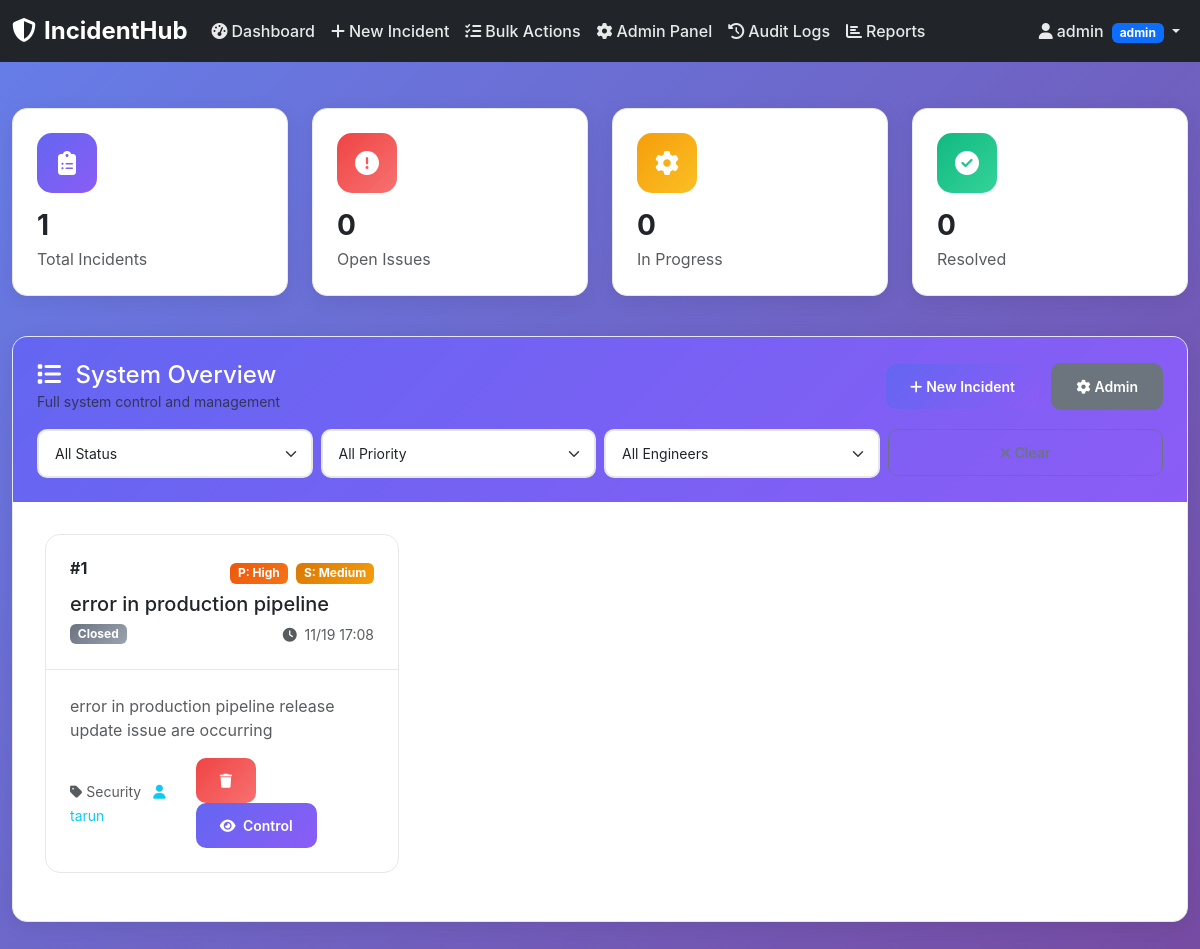
The page /dashboard (signed in) on the database its author committed.
### app.py (models this page shows, shortened)
class Incident(db.Model):
    id = db.Column(db.Integer, primary_key=True)
    title = db.Column(db.String(200), nullable=False)
    description = db.Column(db.Text, nullable=False)
    priority = db.Column(db.String(20), nullable=False)  # low, medium, high, critical
    severity = db.Column(db.String(20), nullable=False)  # low, medium, high, critical
    status = db.Column(db.String(20), nullable=False, default='open')  # open, in_progress, resolved, closed
    category = db.Column(db.String(50), nullable=False)
    created_by = db.Column(db.Integer, db.ForeignKey('user.id'), nullable=False)
    assigned_to = db.Column(db.Integer, db.ForeignKey('user.id'))
    created_at = db.Column(db.DateTime, default=datetime.utcnow)
    updated_at = db.Column(db.DateTime, default=datetime.utcnow, onupdate=datetime.utcnow)
    resolved_at = db.Column(db.DateTime)
    is_deleted = db.Column(db.Boolean, default=False)
    creator = db.relationship('User', foreign_keys=[created_by], backref='created_incidents')
    assignee = db.relationship('User', foreign_keys=[assigned_to], backref='assigned_incidents')

class User(db.Model):
    id = db.Column(db.Integer, primary_key=True)
    username = db.Column(db.String(80), unique=True, nullable=False)
    email = db.Column(db.String(120), unique=True, nullable=False)
    role = db.Column(db.String(20), nullable=False, default='reporter')  # admin, manager, engineer, reporter
    specialization = db.Column(db.String(50))  # devops, network, security, database, frontend, backend
    password_hash = db.Column(db.String(255), nullable=False)
    created_at = db.Column(db.DateTime, default=datetime.utcnow)
    is_active = db.Column(db.Boolean, default=True)
    permissions = db.Column(db.Text)  # JSON string of permissions

### app.py (the view)
@app.route('/dashboard', methods=['GET'])
@login_required
def dashboard():
    user = User.query.get(session['user_id'])
    if user.role == 'reporter':
        incidents = Incident.query.filter_by(created_by=user.id, is_deleted=False).order_by(Incident.created_at.desc()).all()
    elif user.role == 'engineer':
        incidents = Incident.query.filter(
            (Incident.assigned_to == user.id) | (Incident.created_by == user.id),
            Incident.is_deleted == False
        ).order_by(Incident.created_at.desc()).all()
    else:  # admin, manager
        incidents = Incident.query.filter_by(is_deleted=False).order_by(Incident.created_at.desc()).all()
    status_filter = request.args.get('status')
    priority_filter = request.args.get('priority')
    assignee_filter = request.args.get('assignee')
    if status_filter:
        incidents = [i for i in incidents if i.status == status_filter]
    if priority_filter:
        incidents = [i for i in incidents if i.priority == priority_filter]
    if assignee_filter:
        incidents = [i for i in incidents if str(i.assigned_to) == assignee_filter]
    stats = {
        'total': len(incidents),
        'open': len([i for i in incidents if i.status == 'open']),
        'in_progress': len([i for i in incidents if i.status == 'in_progress']),
        'resolved': len([i for i in incidents if i.status == 'resolved'])
    }
    users = User.query.filter_by(is_active=True).all()
    return render_template('dashboard.html', incidents=incidents, stats=stats, users=users)

### app.py (called while the page is built)
def login_required(f):
    @wraps(f)
    def decorated_function(*args, **kwargs):
        if 'user_id' not in session:
            logger.warning(f"Unauthorized access attempt to {request.endpoint}")
            return redirect(url_for('login'))
        return f(*args, **kwargs)
    return decorated_function

### templates/dashboard.html (shortened to what this page needs)
{% extends "base.html" %}
{% block content %}
<div class="container-fluid">
    <div class="row mb-4">
        <div class="col-lg-3 col-md-6 mb-3">
            <div class="stats-card fade-in-up">
                <div class="stats-icon total">
                    <i class="fas fa-clipboard-list"></i>
                </div>
                <h3 class="fw-bold mb-1">{{ stats.total }}</h3>
                <p class="text-muted mb-0">Total Incidents</p>
            </div>
        </div>
        <div class="col-lg-3 col-md-6 mb-3">
            <div class="stats-card fade-in-up" style="animation-delay: 0.1s">
                <div class="stats-icon open">
                    <i class="fas fa-exclamation-circle"></i>
                </div>
                <h3 class="fw-bold mb-1">{{ stats.open }}</h3>
                <p class="text-muted mb-0">Open Issues</p>
            </div>
        </div>
        <div class="col-lg-3 col-md-6 mb-3">
            <div class="stats-card fade-in-up" style="animation-delay: 0.2s">
                <div class="stats-icon progress">
                    <i class="fas fa-cog fa-spin"></i>
                </div>
                <h3 class="fw-bold mb-1">{{ stats.in_progress }}</h3>
                <p class="text-muted mb-0">In Progress</p>
            </div>
        </div>
        <div class="col-lg-3 col-md-6 mb-3">
            <div class="stats-card fade-in-up" style="animation-delay: 0.3s">
                <div class="stats-icon resolved">
                    <i class="fas fa-check-circle"></i>
                </div>
                <h3 class="fw-bold mb-1">{{ stats.resolved }}</h3>
                <p class="text-muted mb-0">Resolved</p>
            </div>
        </div>
    </div>
    <div class="row">
        <div class="col-12">
            <div class="content-card fade-in-up" style="animation-delay: 0.4s">
                <div class="content-header">
                    <div class="d-flex justify-content-between align-items-center mb-3">
                        <div>
                            <h4 class="mb-0">
                                <i class="fas fa-list me-2"></i>
                                {% if session.role == 'admin' %}System Overview
                                {% elif session.role == 'manager' %}Team Dashboard
                                {% elif session.role == 'engineer' %}My Assignments
                                {% else %}My Incidents{% endif %}
                            </h4>
                            <small class="text-muted">
                                {% if session.role == 'admin' %}Full system control and management
                                {% elif session.role == 'manager' %}Triage and team leadership
                                {% elif session.role == 'engineer' %}Assigned incidents to resolve
                                {% else %}Track your reported issues{% endif %}
                            </small>
                        </div>
                        <div>
                            {% if session.role in ['admin', 'manager', 'reporter'] %}
                            <a href="{{ url_for('new_incident') }}" class="btn btn-primary btn-sm me-2">
                                <i class="fas fa-plus me-1"></i>New Incident
                            </a>
                            {% endif %}
                            {% if session.role == 'admin' %}
                            <a href="{{ url_for('admin_panel') }}" class="btn btn-secondary btn-sm">
                                <i class="fas fa-cog me-1"></i>Admin
                            </a>
                            {% endif %}
                        </div>
                    </div>
                    {% if session.role in ['admin', 'manager'] %}
                    <div class="row g-2">
                        <div class="col-md-3">
                            <select class="form-select form-select-sm" id="statusFilter" onchange="applyFilters()">
                                <option value="">All Status</option>
                            </select>
                        </div>
                        <div class="col-md-3">
                            <select class="form-select form-select-sm" id="priorityFilter" onchange="applyFilters()">
                                <option value="">All Priority</option>
                            </select>
                        </div>
                        <div class="col-md-3">
                            <select class="form-select form-select-sm" id="assigneeFilter" onchange="applyFilters()">
                                <option value="">All Engineers</option>
                            </select>
                        </div>
                        <div class="col-md-3">
                            <button class="btn btn-outline-secondary btn-sm w-100" onclick="clearFilters()">
                                <i class="fas fa-times me-1"></i>Clear
                            </button>
                        </div>
                    </div>
                    {% endif %}
                </div>
                <div class="content-body">
                    {% if incidents %}
                        <div class="row">
                            {% for incident in incidents %}
                            <div class="col-lg-6 col-xl-4 mb-3">
                                <div class="incident-card">
                                    <div class="incident-header">
                                        <div class="d-flex justify-content-between align-items-start mb-2">
                                            <h6 class="fw-bold mb-0">#{{ incident.id }}</h6>
                                            <div>
                                                <span class="badge severity-{{ incident.priority }} me-1">
                                                    P: {{ incident.priority.title() }}
                                                </span>
                                                <span class="badge severity-{{ incident.severity }}">
                                                    S: {{ incident.severity.title() }}
                                                </span>
                                            </div>
                                        </div>
                                        <h5 class="mb-2">{{ incident.title }}</h5>
                                        <div class="d-flex justify-content-between align-items-center">
                                            <span class="badge status-{{ incident.status }}">
                                                {{ incident.status.replace('_', ' ').title() }}
                                            </span>
                                            <small class="text-muted">
                                                <i class="fas fa-clock me-1"></i>
                                                {{ incident.created_at.strftime('%m/%d %H:%M') }}
                                            </small>
                                        </div>
                                    </div>
                                    <div class="incident-body">
                                        <p class="text-muted mb-3">
                                            {{ incident.description[:100] }}{% if incident.description|length > 100 %}...{% endif %}
                                        </p>
                                        <div class="d-flex justify-content-between align-items-center">
                                            <div>
                                                <small class="text-muted">
                                                    <i class="fas fa-tag me-1"></i>{{ incident.category.title() }}
                                                </small>
                                                {% if incident.assigned_to %}
                                                <small class="text-info ms-2">
                                                    <i class="fas fa-user me-1"></i>{{ incident.assignee.username }}
                                                </small>
                                                {% endif %}
                                            </div>
                                            <div>
                                                {% if session.role == 'admin' %}
                                                <button class="btn btn-danger btn-sm me-1" onclick="deleteIncident({{ incident.id }})">
                                                    <i class="fas fa-trash"></i>
                                                </button>
                                                {% endif %}
                                                <a href="{{ url_for('view_incident', id=incident.id) }}" class="btn btn-primary btn-sm">
                                                    <i class="fas fa-eye me-1"></i>
                                                    {% if session.role == 'engineer' %}Work
                                                    {% elif session.role == 'manager' %}Manage
                                                    {% elif session.role == 'admin' %}Control
                                                    {% else %}View{% endif %}
                                                </a>
                                            </div>
                                        </div>
                                    </div>
                                </div>
                            </div>
                            {% endfor %}
                        </div>
                    {% endif %}
                </div>
            </div>
        </div>
    </div>
</div>
{% endblock %}

### static/css/style.css (style rules this page uses)
:root { --primary-color: #6366f1; --secondary-color: #8b5cf6; --success-color: #10b981; --warning-color: #f59e0b; --danger-color: #ef4444; --dark-color: #1f2937; --light-color: #f8fafc; --border-color: #e5e7eb; }
body { font-family: 'Inter', -apple-system, BlinkMacSystemFont, sans-serif; background: linear-gradient(135deg, #667eea 0%, #764ba2 100%); min-height: 100vh; }
.stats-card { background: white; border-radius: 15px; padding: 1.5rem; box-shadow: 0 4px 20px rgba(0, 0, 0, 0.08); border: 1px solid var(--border-color); transition: transform 0.3s ease, box-shadow 0.3s ease; }
.stats-icon { width: 60px; height: 60px; border-radius: 15px; display: flex; align-items: center; justify-content: center; font-size: 1.5rem; color: white; margin-bottom: 1rem; }
.stats-icon.total { background: linear-gradient(135deg, var(--primary-color), var(--secondary-color)); }
.stats-icon.open { background: linear-gradient(135deg, var(--danger-color), #f87171); }
.stats-icon.progress { background: linear-gradient(135deg, var(--warning-color), #fbbf24); }
.stats-icon.resolved { background: linear-gradient(135deg, var(--success-color), #34d399); }
.incident-card { background: white; border-radius: 15px; border: 1px solid var(--border-color); transition: all 0.3s ease; overflow: hidden; }
.incident-header { padding: 1.5rem; border-bottom: 1px solid var(--border-color); }
.incident-body { padding: 1.5rem; }
.severity-high { background: linear-gradient(135deg, #ea580c, #f97316); }
.severity-medium { background: linear-gradient(135deg, #d97706, #f59e0b); }
.status-closed { background: linear-gradient(135deg, #6b7280, #9ca3af); }
.form-control, .form-select { border-radius: 10px; border: 2px solid var(--border-color); padding: 0.75rem 1rem; transition: all 0.3s ease; }
.btn { border-radius: 10px; padding: 0.75rem 1.5rem; font-weight: 600; transition: all 0.3s ease; }
.btn-primary { background: linear-gradient(135deg, var(--primary-color), var(--secondary-color)); border: none; }
.btn-danger { background: linear-gradient(135deg, var(--danger-color), #f87171); border: none; }
.content-card { background: white; border-radius: 15px; box-shadow: 0 4px 20px rgba(0, 0, 0, 0.08); border: 1px solid var(--border-color); overflow: hidden; }
.content-header { background: linear-gradient(135deg, var(--primary-color), var(--secondary-color)); color: white; padding: 1.5rem; }
.content-body { padding: 2rem; }
.fade-in-up { animation: fadeInUp 0.6s ease-out; }

### rows shown on the page
Incident: id "1", priority "High", severity "Medium", title "error in production pipeline", status.replace "Closed", created_at "11/19 17:08", description "error in production pipeline release update issue are occurring", category "Security", assignee.username "tarun"

### other values the page prints
{{ session.username }} "admin"
{{ session.role }} "admin"
{{ stats.total }} "1"
{{ stats.open }} "0"
{{ stats.in_progress }} "0"
{{ stats.resolved }} "0"
